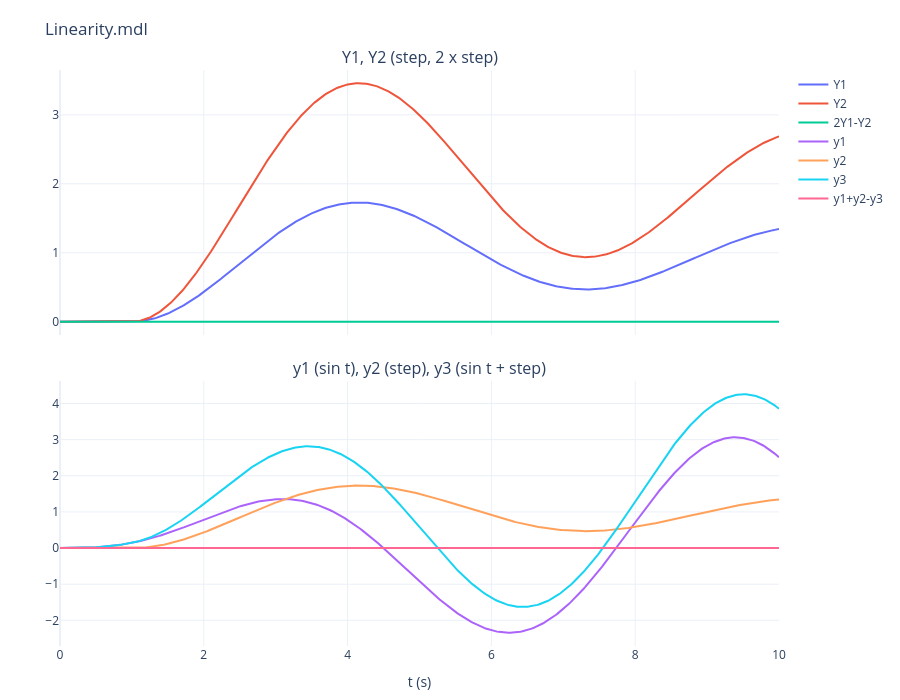

The notebook cell saved with this chart:
### Markdown cell above
## 2. 線性系統的模擬 `Linearity.mdl`

五個相同的 $G(s)=\dfrac{1}{s^2+0.2s+1}$，模擬 10 秒：

* **齊次性**：Step（$t=1$ 跳到 1）→ $G$ → $Y_1$；Step → Gain 2 → $G$ → $Y_2$。Scope「2Y1-Y2」應為 0。
* **重疊原理**：$u_1=\sin t$ → $G$ → $y_1$；$u_2$＝Step → $G$ → $y_2$；$u_1+u_2$ → $G$ → $y_3$。Scope「y1+y2-y3」應為 0。

### Code cell
G = TF([1], [1, 0.2, 1])
n = G.n


def rhs(t, s):
    x1, x2, x3, x4, x5 = (s[i * n:(i + 1) * n] for i in range(5))
    u, u1, u2 = step(t), np.sin(t), step(t)
    return np.r_[G.dx(x1, u), G.dx(x2, 2 * u),                         # 齊次性
                 G.dx(x3, u1), G.dx(x4, u2), G.dx(x5, u1 + u2)]        # 重疊原理


t, X = simulate(rhs, np.zeros(5 * n), 10, breaks=(1,))
Y1, Y2, y1, y2, y3 = (G.C @ X[i * n:(i + 1) * n] for i in range(5))
print(f"homogeneity : max |2*Y1 - Y2|     = {np.abs(2 * Y1 - Y2).max():.1e}")
print(f"superposition: max |y1 + y2 - y3| = {np.abs(y1 + y2 - y3).max():.1e}")
scope(t, {"Y1, Y2 (step, 2 x step)": [("Y1", Y1), ("Y2", Y2), ("2Y1-Y2", 2 * Y1 - Y2)],
          "y1 (sin t), y2 (step), y3 (sin t + step)": [("y1", y1), ("y2", y2), ("y3", y3), ("y1+y2-y3", y1 + y2 - y3)]},
      "Linearity.mdl")

### Figure 1 — Plotly figure (JSON) as saved in the notebook; plotly's stock layout.template omitted (floating-point values rounded to 4 significant figures; data arrays with more than 128 entries replaced by an {"elided": "..."} marker saying what was removed)
{"data": [{"mode": "lines", "name": "Y1", "type": "scatter", "x": {"elided": "501 float values"}, "xaxis": "x", "y": {"elided": "501 float values"}, "yaxis": "y"}, {"mode": "lines", "name": "Y2", "type": "scatter", "x": {"elided": "501 float values"}, "xaxis": "x", "y": {"elided": "501 float values"}, "yaxis": "y"}, {"mode": "lines", "name": "2Y1-Y2", "type": "scatter", "x": {"elided": "501 float values"}, "xaxis": "x", "y": {"elided": "501 float values"}, "yaxis": "y"}, {"mode": "lines", "name": "y1", "type": "scatter", "x": {"elided": "501 float values"}, "xaxis": "x2", "y": {"elided": "501 float values"}, "yaxis": "y2"}, {"mode": "lines", "name": "y2", "type": "scatter", "x": {"elided": "501 float values"}, "xaxis": "x2", "y": {"elided": "501 float values"}, "yaxis": "y2"}, {"mode": "lines", "name": "y3", "type": "scatter", "x": {"elided": "501 float values"}, "xaxis": "x2", "y": {"elided": "501 float values"}, "yaxis": "y2"}, {"mode": "lines", "name": "y1+y2-y3", "type": "scatter", "x": {"elided": "501 float values"}, "xaxis": "x2", "y": {"elided": "501 float values"}, "yaxis": "y2"}], "layout": {"annotations": [{"font": {"size": 16}, "showarrow": false, "text": "Y1, Y2 (step, 2 x step)", "x": 0.5, "xanchor": "center", "xref": "paper", "y": 1.0, "yanchor": "bottom", "yref": "paper"}, {"font": {"size": 16}, "showarrow": false, "text": "y1 (sin t), y2 (step), y3 (sin t + step)", "x": 0.5, "xanchor": "center", "xref": "paper", "y": 0.46, "yanchor": "bottom", "yref": "paper"}], "height": 700, "margin": {"b": 50, "l": 60, "r": 20, "t": 70}, "title": {"text": "Linearity.mdl"}, "xaxis": {"anchor": "y", "domain": [0.0, 1.0], "matches": "x2", "showticklabels": false}, "xaxis2": {"anchor": "y2", "domain": [0.0, 1.0], "title": {"text": "t (s)"}}, "yaxis": {"anchor": "x", "domain": [0.54, 1.0]}, "yaxis2": {"anchor": "x2", "domain": [0.0, 0.46]}}}
